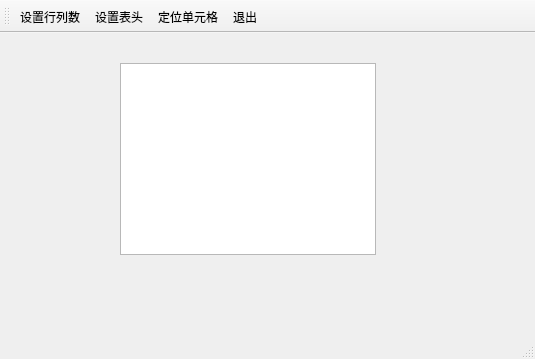
<?xml version="1.0" encoding="UTF-8"?>
<ui version="4.0">
 <class>MainWindow</class>
 <widget class="QMainWindow" name="MainWindow">
  <property name="geometry">
   <rect>
    <x>0</x>
    <y>0</y>
    <width>535</width>
    <height>359</height>
   </rect>
  </property>
  <property name="windowTitle">
   <string>自定义对话框demo</string>
  </property>
  <widget class="QWidget" name="centralwidget">
   <widget class="QTableView" name="tableView">
    <property name="geometry">
     <rect>
      <x>120</x>
      <y>30</y>
      <width>256</width>
      <height>192</height>
     </rect>
    </property>
   </widget>
  </widget>
  <widget class="QStatusBar" name="statusbar"/>
  <widget class="QToolBar" name="toolBar">
   <property name="windowTitle">
    <string>toolBar</string>
   </property>
   <property name="toolButtonStyle">
    <enum>Qt::ToolButtonTextUnderIcon</enum>
   </property>
   <attribute name="toolBarArea">
    <enum>TopToolBarArea</enum>
   </attribute>
   <attribute name="toolBarBreak">
    <bool>false</bool>
   </attribute>
   <addaction name="actTab_SetSize"/>
   <addaction name="actTab_SetHeader"/>
   <addaction name="actTab_Locate"/>
   <addaction name="actFile_Quit"/>
  </widget>
  <action name="actTab_SetSize">
   <property name="icon">
    <iconset resource="res.qrc">
     <normaloff>:/images/images/230.bmp</normaloff>:/images/images/230.bmp</iconset>
   </property>
   <property name="text">
    <string>设置行列数</string>
   </property>
   <property name="toolTip">
    <string>设置表格行数和列数</string>
   </property>
  </action>
  <action name="actTab_SetHeader">
   <property name="icon">
    <iconset resource="res.qrc">
     <normaloff>:/images/images/516.bmp</normaloff>:/images/images/516.bmp</iconset>
   </property>
   <property name="text">
    <string>设置表头</string>
   </property>
   <property name="toolTip">
    <string>设置表头标题</string>
   </property>
  </action>
  <action name="actFile_Quit">
   <property name="icon">
    <iconset resource="res.qrc">
     <normaloff>:/images/images/132.bmp</normaloff>:/images/images/132.bmp</iconset>
   </property>
   <property name="text">
    <string>退出</string>
   </property>
   <property name="toolTip">
    <string>退出本软件</string>
   </property>
  </action>
  <action name="actTab_Locate">
   <property name="icon">
    <iconset resource="res.qrc">
     <normaloff>:/images/images/304.bmp</normaloff>:/images/images/304.bmp</iconset>
   </property>
   <property name="text">
    <string>定位单元格</string>
   </property>
   <property name="toolTip">
    <string>定位到某个单元格</string>
   </property>
  </action>
 </widget>
 <resources>
  <include location="res.qrc"/>
 </resources>
 <connections>
  <connection>
   <sender>actFile_Quit</sender>
   <signal>triggered()</signal>
   <receiver>MainWindow</receiver>
   <slot>close()</slot>
   <hints>
    <hint type="sourcelabel">
     <x>-1</x>
     <y>-1</y>
    </hint>
    <hint type="destinationlabel">
     <x>267</x>
     <y>179</y>
    </hint>
   </hints>
  </connection>
 </connections>
</ui>
